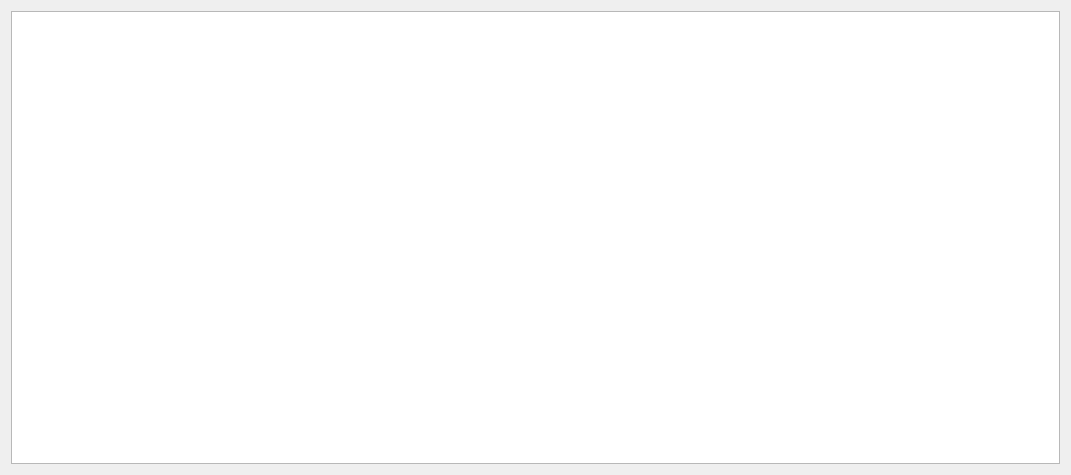
<?xml version="1.0" encoding="UTF-8"?>
<ui version="4.0">
 <class>Form</class>
 <widget class="QWidget" name="Form">
  <property name="geometry">
   <rect>
    <x>0</x>
    <y>0</y>
    <width>1071</width>
    <height>475</height>
   </rect>
  </property>
  <property name="windowTitle">
   <string>Form</string>
  </property>
  <layout class="QGridLayout" name="gridLayout">
   <item row="0" column="0">
    <widget class="QTableWidget" name="table"/>
   </item>
  </layout>
 </widget>
 <resources/>
 <connections/>
</ui>
